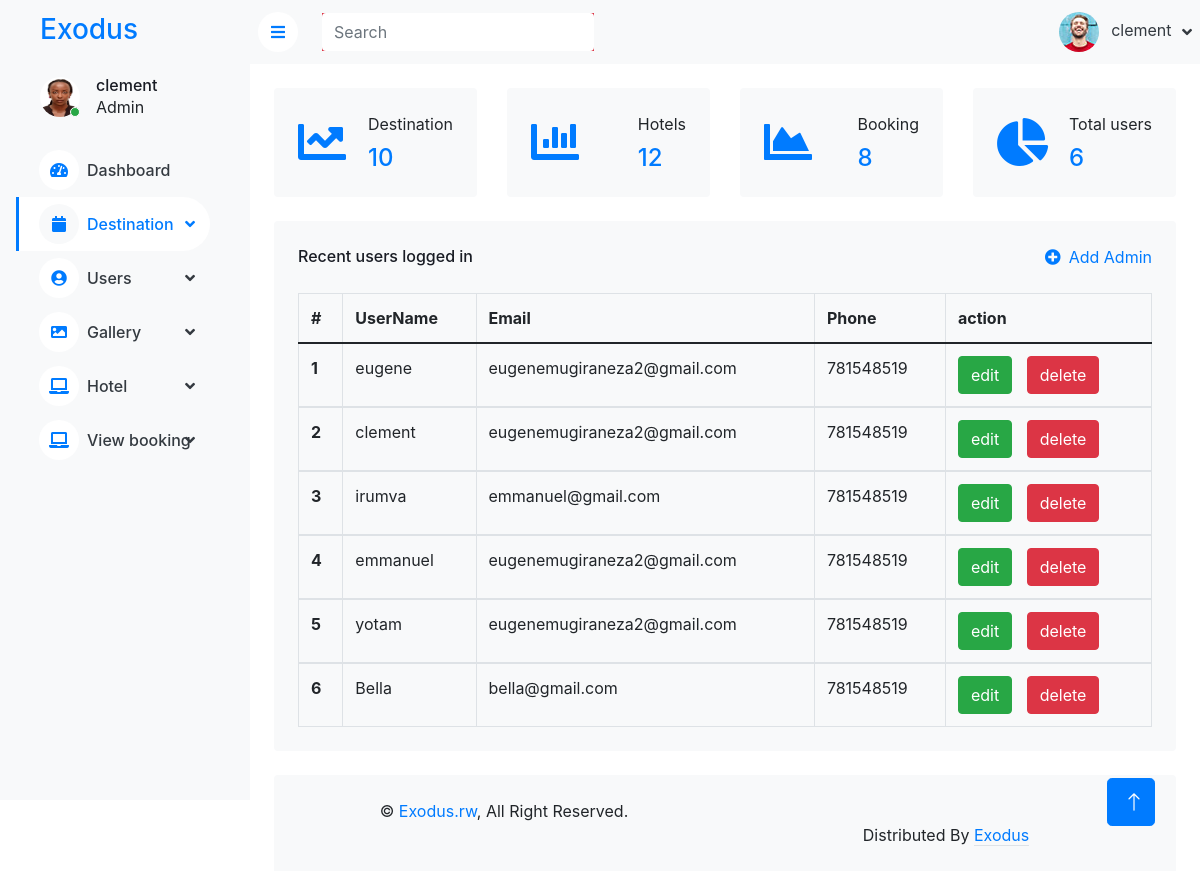
/dashboard/index.php (signed in), run on the app's committed database.
### tables this page shows
CREATE TABLE `users` (
  `user_id` int(10) NOT NULL,
  `username` varchar(50) NOT NULL,
  `email` varchar(50) NOT NULL,
  `phone` int(12) NOT NULL,
  `Location` varchar(30) NOT NULL,
  `password` varchar(255) NOT NULL,
  `userType` varchar(30) NOT NULL
);

### dashboard/index.php (the view, shortened to what this page needs)
<?php
include 'db/connection.php';
$retrieve = "SELECT * FROM users";
$query = $conn->query($retrieve);
$feching = $query->fetchAll(PDO::FETCH_OBJ);
?>
<!DOCTYPE html>
<html lang="en">
<head>
    <link href="https://cdnjs.cloudflare.com/ajax/libs/font-awesome/5.10.0/css/all.min.css" rel="stylesheet">
    <link href="https://cdn.jsdelivr.net/npm/bootstrap-icons@1.4.1/font/bootstrap-icons.css" rel="stylesheet">
    <link href="lib/owlcarousel/assets/owl.carousel.min.css" rel="stylesheet">
    <link href="lib/tempusdominus/css/tempusdominus-bootstrap-4.min.css" rel="stylesheet" />
    <link href="css/bootstrap.min.css" rel="stylesheet">
    <link href="css/style.css" rel="stylesheet">
    <link href="https://cdnjs.cloudflare.com/ajax/libs/twitter-bootstrap/4.5.2/css/bootstrap.css" rel="stylesheet">
    <link href="https://cdn.datatables.net/1.12.1/css/dataTables.bootstrap4.min.css" rel="stylesheet">
</head>
<body>
    <div class="container-xxl position-relative bg-white d-flex p-0">
        <div class="sidebar pe-4 pb-3 ">
            <nav class="navbar bg-light navbar-light">
                <a href="index.html" class="navbar-brand mx-4 mb-3">
                    <h3 class="text-primary">Exodus</h3>
                </a>
                <div class="d-flex align-items-center ms-4 mb-4">
                    <div class="position-relative">
                        <img class="rounded-circle" src="../../images/exodusprofile.jpg" alt="" style="width: 40px; height: 40px;">
                        <div class="bg-success rounded-circle border border-2 border-white position-absolute end-0 bottom-0 p-1"></div>
                    </div>
                    <div class="ms-3">
                        <h6 class="mb-0"><?php echo $_SESSION['username']; ?></h6>
                        <span>Admin</span>
                    </div>
                </div>
                <div class="navbar-nav w-100">
                    <a href="../index.php" class="nav-item nav-link "><i class="fa fa-tachometer-alt me-2 text-primary"></i>Dashboard</a>
                    <div class="nav-item dropdown">
                        <a href="#" class="nav-link dropdown-toggle active" data-bs-toggle="dropdown"><i class="fa fa-calendar me-2 text-primary"></i>Destination</a>
                    </div>
                    <div class="nav-item dropdown">
                        <a href="#" class="nav-link dropdown-toggle" data-bs-toggle="dropdown"><i class="fa fa-user-circle me-2 text-primary"></i>Users</a>
                    </div>
                    <div class="nav-item dropdown">
                        <a href="#" class="nav-link dropdown-toggle" data-bs-toggle="dropdown"><i class="fa fa-image me-2 text-primary"></i>Gallery</a>
                    </div>
                    <div class="nav-item dropdown">
                        <a href="#" class="nav-link dropdown-toggle " data-bs-toggle="dropdown"><i class="fa fa-laptop me-2 text-primary"></i>Hotel</a>
                    </div>
                    <div class="nav-item dropdown">
                        <a href="#" class="nav-link dropdown-toggle " data-bs-toggle="dropdown"><i class="fa fa-laptop me-2 text-primary"></i>View booking</a>
                    </div>
                </div>
            </nav>
        </div>
        <div class="content">
            <nav class="navbar navbar-expand bg-light navbar-light sticky-top px-2 py-0">
                <a href="#" class="sidebar-toggler flex-shrink-0">
                    <i class="fa fa-bars"></i>
                </a>
                <form class="d-none d-md-flex ms-4 bg-danger">
                    <input class="form-control border-0 text-danger" type="search" placeholder="Search">
                </form>
                <div class="navbar-nav align-items-center ms-auto">
                    <div class="nav-item dropdown">
                        <a href="#" class="nav-link dropdown-toggle" data-bs-toggle="dropdown">
                            <img class="rounded-circle me-lg-2" src="img/user.jpg" alt="" style="width: 40px; height: 40px;">
                            <span class="d-none d-lg-inline-flex"><?php echo $_SESSION['username']; ?></span>
                        </a>
                    </div>
                </div>
            </nav>
            <div class="container-fluid pt-4 px-4">
                <div class="row g-4">
                    <div class="col-sm-6 col-xl-3">
                        <div class="bg-light rounded d-flex align-items-center justify-content-between p-4">
                            <i class="fa fa-chart-line fa-3x text-primary"></i>
                            <div class="ms-3">
                                <p class="mb-2">Destination</p>
                                <?php
                                $query = $connect->query("SELECT * FROM destination");
                                ?>
                                <h4 class="mb-0 text-primary"><?= $query->num_rows; ?></h4>
                            </div>
                        </div>
                    </div>
                    <div class="col-sm-6 col-xl-3">
                        <div class="bg-light rounded d-flex align-items-center justify-content-between p-4">
                            <i class="fa fa-chart-bar fa-3x text-primary"></i>
                            <div class="ms-3">
                                <p class="mb-2">Hotels </p>
                                <?php
                                $query = $connect->query("SELECT * FROM hotels");
                                ?>
                                <h4 class="mb-0 text-primary"><?= $query->num_rows; ?></h4>
                            </div>
                        </div>
                    </div>
                    <div class="col-sm-6 col-xl-3">
                        <div class="bg-light rounded d-flex align-items-center justify-content-between p-4">
                            <i class="fa fa-chart-area fa-3x text-primary"></i>
                            <div class="ms-3">
                                <p class="mb-2">Booking</p>
                                <?php
                                $query = $connect->query("SELECT * FROM booking");
                                ?>
                                <h4 class="mb-0 text-primary"><?= $query->num_rows; ?></h4>
                            </div>
                        </div>
                    </div>
                    <div class="col-sm-6 col-xl-3">
                        <div class="bg-light rounded d-flex align-items-center justify-content-between p-4">
                            <i class="fa fa-chart-pie fa-3x text-primary"></i>
                            <div class="ms-3">
                                <p class="mb-2">Total users</p>
                                <?php
                                $query = $connect->query("SELECT * FROM users");
                                ?>
                                <h4 class="mb-0 text-primary"><?= $query->num_rows; ?></h4>
                            </div>
                        </div>
                    </div>
                </div>
            </div>
            <div class="container-fluid pt-4 px-4">
                <div class="bg-light text-center rounded p-4">
                    <div class="d-flex align-items-center justify-content-between mb-4">
                        <h6 class="mb-0">Recent users logged in</h6>
                        <a href="adduser/adduser.php"><i class="fa fa-plus-circle me-2 text-primary"></i>Add Admin</a>
                    </div>
                    <div class="table-responsive">
                        <table class="table text-start align-middle table-bordered table-hover mb-0 " id="example">
                            <thead>
                                <tr>
                                    <th scope="col">#</th>
                                    <th scope="col">UserName</th>
                                    <th scope="col">Email</th>
                                    <th scope="col">Phone</th>
                                    <th scope="col">action</th>
                                </tr>
                            </thead>
                            <?php
                            $i = 0;
                            foreach ($feching as $key => $user) {
                                $i++;
                            ?>
                                <tbody>
                                    <tr>
                                        <th scope="row"><?php echo $i ?></th>
                                        <td><?= $user->username; ?></td>
                                        <td><?= $user->email; ?></td>
                                        <td><?= $user->phone; ?></td>
                                        <td>
                                            <a href="edit.php?id=<?= $user->id; ?>" style="padding-right: 10px; color:green"><button class="btn btn-success">edit</button></a>
                                            <a href="adduser/deleteUser.php?id=<?= $user->id; ?>" onclick="return confirm('Are you sure you want to delete this file with its details permanently? click Ok to continue or click Cancel')"><button class="btn btn-danger">delete</button></a>
                                        </td>
                                    </tr>
                                </tbody>
                            <?php } ?>
                        </table>
                    </div>
                </div>
            </div>
            <div class="container-fluid pt-4 px-4">
                <div class="bg-light rounded-top p-4">
                    <div class="row">
                        <div class="col-12 col-sm-6 text-center text-sm-start">
                            &copy; <a href="#">Exodus.rw</a>, All Right Reserved.
                        </div>
                        <div class="col-12 col-sm-6 text-center text-sm-end">
                            Distributed By <a class="border-bottom" href="#" target="_blank">Exodus </a>
                        </div>
                    </div>
                </div>
            </div>
        </div>
        <a href="#" class="btn btn-lg btn-primary btn-lg-square back-to-top"><i class="bi bi-arrow-up"></i></a>
    </div>
</body>
</html>

### dashboard/css/style.css (style rules this page uses)
:root { --primary: #0275d8; --light: #F3F6F9; --dark: #191C24; }
.back-to-top { position: fixed; display: none; right: 45px; bottom: 45px; z-index: 99; }
.btn { transition: .5s; }
.btn.btn-primary { color: #FFFFFF; }
.btn-lg-square { width: 48px; height: 48px; }
.btn-square, .btn-sm-square, .btn-lg-square { padding: 0; display: inline-flex; align-items: center; justify-content: center; font-weight: normal; border-radius: 50px; }
.sidebar { position: fixed; top: 0; left: 0; bottom: 0; width: 250px; height: 100vh; overflow-y: auto; background: var(--light); transition: 0.5s; z-index: 999; }
.content { margin-left: 250px; min-height: 100vh; background: #FFFFFF; transition: 0.5s; }
@media (min-width: 992px) { .sidebar { margin-left: 0; } }
@media (min-width: 992px) { .content { width: calc(100% - 250px); } }
.sidebar .navbar .navbar-nav .nav-link { padding: 7px 20px; color: var(--dark); font-weight: 500; border-left: 3px solid var(--light); border-radius: 0 30px 30px 0; outline: none; }
.sidebar .navbar .navbar-nav .nav-link:hover, .sidebar .navbar .navbar-nav .nav-link.active { color: var(--primary); background: #FFFFFF; border-color: var(--primary); }
.sidebar .navbar .navbar-nav .nav-link i { width: 40px; height: 40px; display: inline-flex; align-items: center; justify-content: center; background: #FFFFFF; border-radius: 40px; }
.sidebar .navbar .navbar-nav .nav-link:hover i, .sidebar .navbar .navbar-nav .nav-link.active i { background: var(--light); }
.sidebar .navbar .dropdown-toggle::after { position: absolute; top: 15px; right: 15px; border: none; content: "\f107"; font-family: "Font Awesome 5 Free"; font-weight: 900; transition: .5s; }
.content .navbar .navbar-nav .nav-link { margin-left: 20px; padding: 12px 0; color: var(--dark); outline: none; }
.content .navbar .sidebar-toggler, .content .navbar .navbar-nav .nav-link i { width: 40px; height: 40px; display: inline-flex; align-items: center; justify-content: center; background: #FFFFFF; border-radius: 40px; }
.content .navbar .dropdown-toggle::after { margin-left: 6px; vertical-align: middle; border: none; content: "\f107"; font-family: "Font Awesome 5 Free"; font-weight: 900; transition: .5s; }

### data on the page
users: username "eugene", email "eugenemugiraneza2@gmail.com", phone "781548519"
users: username "clement", email "eugenemugiraneza2@gmail.com", phone "781548519"
users: username "irumva", email "emmanuel@gmail.com", phone "781548519"
users: username "emmanuel", email "eugenemugiraneza2@gmail.com", phone "781548519"
users: username "yotam", email "eugenemugiraneza2@gmail.com", phone "781548519"
users: username "Bella", email "bella@gmail.com", phone "781548519"

### other printed values
$_SESSION['username'] "clement"
$query->num_rows "10"
$query->num_rows "12"
$query->num_rows "8"
$query->num_rows "6"
